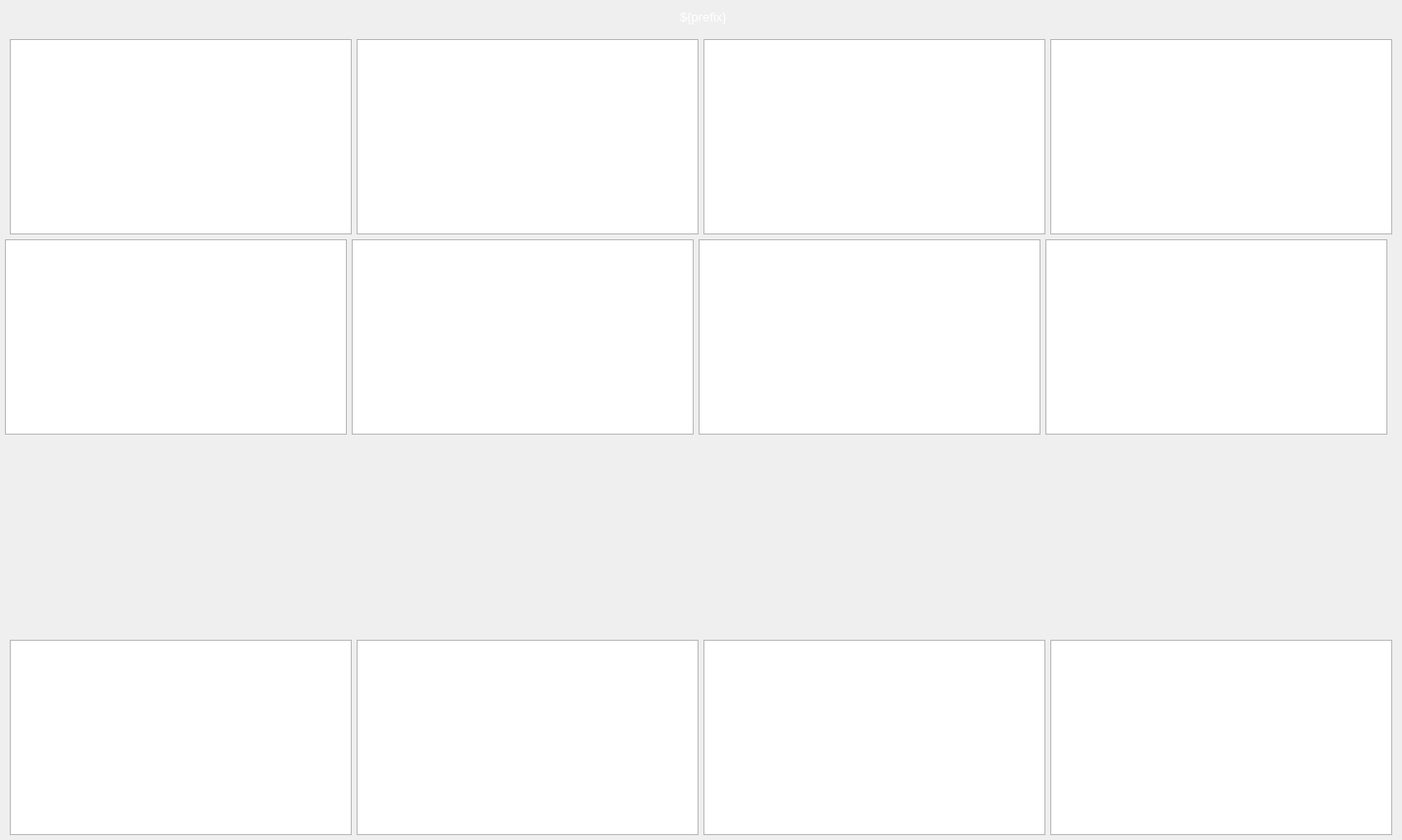
<?xml version="1.0" ?>
<ui version="4.0">
  <class>Dialog</class>
  <widget class="QWidget" name="screen">
    <property name="geometry">
      <rect>
        <x>136</x>
        <y>223</y>
        <width>1435</width>
        <height>860</height>
      </rect>
    </property>
    <property name="styleSheet">
      <string notr="true">QWidget#screen {
  color: rgb(0, 0, 0);
  background-color: rgb(187, 187, 187);
  }</string>
    </property>
    <property name="windowTitle">
      <string>NDTimeSeriesAll</string>
    </property>
    <widget class="PyDMDrawingRectangle" name="rectangle">
      <property name="geometry">
        <rect>
          <x>492</x>
          <y>5</y>
          <width>450</width>
          <height>25</height>
        </rect>
      </property>
      <property name="brush" stdset="0">
        <brush brushstyle="SolidPattern">
          <color alpha="255">
            <red>10</red>
            <green>0</green>
            <blue>184</blue>
          </color>
        </brush>
      </property>
      <property name="penStyle" stdset="0">
        <enum>Qt::SolidLine</enum>
      </property>
      <property name="penColor" stdset="0">
        <color>
          <red>10</red>
          <green>0</green>
          <blue>184</blue>
        </color>
      </property>
      <property name="penWidth" stdset="0">
        <double>0</double>
      </property>
      <property name="penCapStyle" stdset="0">
        <enum>Qt::FlatCap</enum>
      </property>
      <property name="toolTip">
        <string>rectangle</string>
      </property>
    </widget>
    <widget class="QLabel" name="text">
      <property name="geometry">
        <rect>
          <x>672</x>
          <y>5</y>
          <width>96</width>
          <height>25</height>
        </rect>
      </property>
      <property name="text">
        <string>${prefix}</string>
      </property>
      <property name="font" stdset="0">
        <font>
          <pointsize>10</pointsize>
        </font>
      </property>
      <property name="brush" stdset="0">
        <brush brushstyle="SolidPattern">
          <color alpha="255">
            <red>255</red>
            <green>255</green>
            <blue>255</blue>
          </color>
        </brush>
      </property>
      <property name="toolTip">
        <string>text</string>
      </property>
      <property name="alignment">
        <set>Qt::AlignCenter</set>
      </property>
      <property name="styleSheet">
        <string notr="true">QLabel#text {
  color: rgb(255, 255, 255);
  }</string>
      </property>
    </widget>
    <widget class="PyDMFrame" name="composite">
      <property name="geometry">
        <rect>
          <x>10</x>
          <y>40</y>
          <width>1415</width>
          <height>200</height>
        </rect>
      </property>
      <widget class="PyDMWaveformPlot" name="cartesian_plot">
        <property name="geometry">
          <rect>
            <x>0</x>
            <y>0</y>
            <width>350</width>
            <height>200</height>
          </rect>
        </property>
        <property name="toolTip">
          <string>cartesian_plot</string>
        </property>
        <property name="title" stdset="0">
          <string>$(P)$(R)TSTotal</string>
        </property>
        <property name="xLabels">
          <stringlist>
            <string>Time point</string>
          </stringlist>
        </property>
        <property name="yLabels">
          <stringlist>
            <string>Value</string>
          </stringlist>
        </property>
        <property name="curves" stdset="0">
          <stringlist>
            <string>{&quot;name&quot;: &quot;curve 1&quot;, &quot;y_channel&quot;: &quot;ca://${prefix}TSTotal&quot;, &quot;color&quot;: &quot;#4b6ec7&quot;, &quot;lineStyle&quot;: 1, &quot;lineWidth&quot;: 1, &quot;symbolSize&quot;: 10, &quot;redraw_mode&quot;: 2, &quot;block_size&quot;: 1200, &quot;x_channel&quot;: null}</string>
          </stringlist>
        </property>
        <property name="axisColor" stdset="0">
          <color>
            <red>0</red>
            <green>0</green>
            <blue>0</blue>
          </color>
        </property>
        <property name="backgroundColor" stdset="0">
          <color>
            <red>218</red>
            <green>218</green>
            <blue>218</blue>
          </color>
        </property>
      </widget>
      <widget class="PyDMWaveformPlot" name="cartesian_plot_1">
        <property name="geometry">
          <rect>
            <x>355</x>
            <y>0</y>
            <width>350</width>
            <height>200</height>
          </rect>
        </property>
        <property name="toolTip">
          <string>cartesian_plot_1</string>
        </property>
        <property name="title" stdset="0">
          <string>$(P)$(R)TSNet</string>
        </property>
        <property name="xLabels">
          <stringlist>
            <string>Time point</string>
          </stringlist>
        </property>
        <property name="yLabels">
          <stringlist>
            <string>Value</string>
          </stringlist>
        </property>
        <property name="curves" stdset="0">
          <stringlist>
            <string>{&quot;name&quot;: &quot;curve 1&quot;, &quot;y_channel&quot;: &quot;ca://${prefix}TSNet&quot;, &quot;color&quot;: &quot;#4b6ec7&quot;, &quot;lineStyle&quot;: 1, &quot;lineWidth&quot;: 1, &quot;symbolSize&quot;: 10, &quot;redraw_mode&quot;: 2, &quot;block_size&quot;: 1200, &quot;x_channel&quot;: null}</string>
          </stringlist>
        </property>
        <property name="axisColor" stdset="0">
          <color>
            <red>0</red>
            <green>0</green>
            <blue>0</blue>
          </color>
        </property>
        <property name="backgroundColor" stdset="0">
          <color>
            <red>218</red>
            <green>218</green>
            <blue>218</blue>
          </color>
        </property>
      </widget>
      <widget class="PyDMWaveformPlot" name="cartesian_plot_2">
        <property name="geometry">
          <rect>
            <x>710</x>
            <y>0</y>
            <width>350</width>
            <height>200</height>
          </rect>
        </property>
        <property name="toolTip">
          <string>cartesian_plot_2</string>
        </property>
        <property name="title" stdset="0">
          <string>$(P)$(R)TSMin</string>
        </property>
        <property name="xLabels">
          <stringlist>
            <string>Time point</string>
          </stringlist>
        </property>
        <property name="yLabels">
          <stringlist>
            <string>Value</string>
          </stringlist>
        </property>
        <property name="curves" stdset="0">
          <stringlist>
            <string>{&quot;name&quot;: &quot;curve 1&quot;, &quot;y_channel&quot;: &quot;ca://${prefix}TSMinValue&quot;, &quot;color&quot;: &quot;#4b6ec7&quot;, &quot;lineStyle&quot;: 1, &quot;lineWidth&quot;: 1, &quot;symbolSize&quot;: 10, &quot;redraw_mode&quot;: 2, &quot;block_size&quot;: 1200, &quot;x_channel&quot;: null}</string>
          </stringlist>
        </property>
        <property name="axisColor" stdset="0">
          <color>
            <red>0</red>
            <green>0</green>
            <blue>0</blue>
          </color>
        </property>
        <property name="backgroundColor" stdset="0">
          <color>
            <red>218</red>
            <green>218</green>
            <blue>218</blue>
          </color>
        </property>
      </widget>
      <widget class="PyDMWaveformPlot" name="cartesian_plot_3">
        <property name="geometry">
          <rect>
            <x>1065</x>
            <y>0</y>
            <width>350</width>
            <height>200</height>
          </rect>
        </property>
        <property name="toolTip">
          <string>cartesian_plot_3</string>
        </property>
        <property name="title" stdset="0">
          <string>$(P)$(R)TSMax</string>
        </property>
        <property name="xLabels">
          <stringlist>
            <string>Time point</string>
          </stringlist>
        </property>
        <property name="yLabels">
          <stringlist>
            <string>Value</string>
          </stringlist>
        </property>
        <property name="curves" stdset="0">
          <stringlist>
            <string>{&quot;name&quot;: &quot;curve 1&quot;, &quot;y_channel&quot;: &quot;ca://${prefix}TSMaxValue&quot;, &quot;color&quot;: &quot;#4b6ec7&quot;, &quot;lineStyle&quot;: 1, &quot;lineWidth&quot;: 1, &quot;symbolSize&quot;: 10, &quot;redraw_mode&quot;: 2, &quot;block_size&quot;: 1200, &quot;x_channel&quot;: null}</string>
          </stringlist>
        </property>
        <property name="axisColor" stdset="0">
          <color>
            <red>0</red>
            <green>0</green>
            <blue>0</blue>
          </color>
        </property>
        <property name="backgroundColor" stdset="0">
          <color>
            <red>218</red>
            <green>218</green>
            <blue>218</blue>
          </color>
        </property>
      </widget>
    </widget>
    <widget class="PyDMFrame" name="composite_1">
      <property name="geometry">
        <rect>
          <x>10</x>
          <y>450</y>
          <width>1415</width>
          <height>405</height>
        </rect>
      </property>
      <widget class="PyDMWaveformPlot" name="cartesian_plot_4">
        <property name="geometry">
          <rect>
            <x>0</x>
            <y>205</y>
            <width>350</width>
            <height>200</height>
          </rect>
        </property>
        <property name="toolTip">
          <string>cartesian_plot_4</string>
        </property>
        <property name="title" stdset="0">
          <string>$(P)$(R)TSCentroidX</string>
        </property>
        <property name="xLabels">
          <stringlist>
            <string>Time point</string>
          </stringlist>
        </property>
        <property name="yLabels">
          <stringlist>
            <string>Value</string>
          </stringlist>
        </property>
        <property name="curves" stdset="0">
          <stringlist>
            <string>{&quot;name&quot;: &quot;curve 1&quot;, &quot;y_channel&quot;: &quot;ca://${prefix}TSCentroidX&quot;, &quot;color&quot;: &quot;#4b6ec7&quot;, &quot;lineStyle&quot;: 1, &quot;lineWidth&quot;: 1, &quot;symbolSize&quot;: 10, &quot;redraw_mode&quot;: 2, &quot;block_size&quot;: 1200, &quot;x_channel&quot;: null}</string>
          </stringlist>
        </property>
        <property name="axisColor" stdset="0">
          <color>
            <red>0</red>
            <green>0</green>
            <blue>0</blue>
          </color>
        </property>
        <property name="backgroundColor" stdset="0">
          <color>
            <red>218</red>
            <green>218</green>
            <blue>218</blue>
          </color>
        </property>
      </widget>
      <widget class="PyDMWaveformPlot" name="cartesian_plot_5">
        <property name="geometry">
          <rect>
            <x>355</x>
            <y>205</y>
            <width>350</width>
            <height>200</height>
          </rect>
        </property>
        <property name="toolTip">
          <string>cartesian_plot_5</string>
        </property>
        <property name="title" stdset="0">
          <string>$(P)$(R)TSCentroidY</string>
        </property>
        <property name="xLabels">
          <stringlist>
            <string>Time point</string>
          </stringlist>
        </property>
        <property name="yLabels">
          <stringlist>
            <string>Value</string>
          </stringlist>
        </property>
        <property name="curves" stdset="0">
          <stringlist>
            <string>{&quot;name&quot;: &quot;curve 1&quot;, &quot;y_channel&quot;: &quot;ca://${prefix}TSCentroidY&quot;, &quot;color&quot;: &quot;#4b6ec7&quot;, &quot;lineStyle&quot;: 1, &quot;lineWidth&quot;: 1, &quot;symbolSize&quot;: 10, &quot;redraw_mode&quot;: 2, &quot;block_size&quot;: 1200, &quot;x_channel&quot;: null}</string>
          </stringlist>
        </property>
        <property name="axisColor" stdset="0">
          <color>
            <red>0</red>
            <green>0</green>
            <blue>0</blue>
          </color>
        </property>
        <property name="backgroundColor" stdset="0">
          <color>
            <red>218</red>
            <green>218</green>
            <blue>218</blue>
          </color>
        </property>
      </widget>
      <widget class="PyDMWaveformPlot" name="cartesian_plot_6">
        <property name="geometry">
          <rect>
            <x>710</x>
            <y>205</y>
            <width>350</width>
            <height>200</height>
          </rect>
        </property>
        <property name="toolTip">
          <string>cartesian_plot_6</string>
        </property>
        <property name="title" stdset="0">
          <string>$(P)$(R)TSSigmaX</string>
        </property>
        <property name="xLabels">
          <stringlist>
            <string>Time point</string>
          </stringlist>
        </property>
        <property name="yLabels">
          <stringlist>
            <string>Value</string>
          </stringlist>
        </property>
        <property name="curves" stdset="0">
          <stringlist>
            <string>{&quot;name&quot;: &quot;curve 1&quot;, &quot;y_channel&quot;: &quot;ca://${prefix}TSSigmaX&quot;, &quot;color&quot;: &quot;#4b6ec7&quot;, &quot;lineStyle&quot;: 1, &quot;lineWidth&quot;: 1, &quot;symbolSize&quot;: 10, &quot;redraw_mode&quot;: 2, &quot;block_size&quot;: 1200, &quot;x_channel&quot;: null}</string>
          </stringlist>
        </property>
        <property name="axisColor" stdset="0">
          <color>
            <red>0</red>
            <green>0</green>
            <blue>0</blue>
          </color>
        </property>
        <property name="backgroundColor" stdset="0">
          <color>
            <red>218</red>
            <green>218</green>
            <blue>218</blue>
          </color>
        </property>
      </widget>
      <widget class="PyDMWaveformPlot" name="cartesian_plot_7">
        <property name="geometry">
          <rect>
            <x>1065</x>
            <y>205</y>
            <width>350</width>
            <height>200</height>
          </rect>
        </property>
        <property name="toolTip">
          <string>cartesian_plot_7</string>
        </property>
        <property name="title" stdset="0">
          <string>$(P)$(R)TSSigmaY</string>
        </property>
        <property name="xLabels">
          <stringlist>
            <string>Time point</string>
          </stringlist>
        </property>
        <property name="yLabels">
          <stringlist>
            <string>Value</string>
          </stringlist>
        </property>
        <property name="curves" stdset="0">
          <stringlist>
            <string>{&quot;name&quot;: &quot;curve 1&quot;, &quot;y_channel&quot;: &quot;ca://${prefix}TSSigmaY&quot;, &quot;color&quot;: &quot;#4b6ec7&quot;, &quot;lineStyle&quot;: 1, &quot;lineWidth&quot;: 1, &quot;symbolSize&quot;: 10, &quot;redraw_mode&quot;: 2, &quot;block_size&quot;: 1200, &quot;x_channel&quot;: null}</string>
          </stringlist>
        </property>
        <property name="axisColor" stdset="0">
          <color>
            <red>0</red>
            <green>0</green>
            <blue>0</blue>
          </color>
        </property>
        <property name="backgroundColor" stdset="0">
          <color>
            <red>218</red>
            <green>218</green>
            <blue>218</blue>
          </color>
        </property>
      </widget>
      <widget class="PyDMFrame" name="composite_2">
        <property name="geometry">
          <rect>
            <x>13</x>
            <y>29</y>
            <width>315</width>
            <height>20</height>
          </rect>
        </property>
        <widget class="PyDMPushButton" name="message_button">
          <property name="geometry">
            <rect>
              <x>10</x>
              <y>450</y>
              <width>90</width>
              <height>20</height>
            </rect>
          </property>
          <property name="text">
            <string>Erase/Start</string>
          </property>
          <property name="font" stdset="0">
            <font>
              <pointsize>10</pointsize>
            </font>
          </property>
          <property name="toolTip">
            <string>${prefix}TSControl</string>
          </property>
          <property name="channel" stdset="0">
            <string>ca://${prefix}TSControl</string>
          </property>
          <property name="pressValue" stdset="0">
            <string>0</string>
          </property>
          <property name="styleSheet">
            <string notr="true">PyDMPushButton#message_button {
  color: rgb(0, 0, 0);
  background-color: rgb(115, 223, 255);
  }</string>
          </property>
        </widget>
        <widget class="PyDMPushButton" name="message_button_1">
          <property name="geometry">
            <rect>
              <x>105</x>
              <y>450</y>
              <width>60</width>
              <height>20</height>
            </rect>
          </property>
          <property name="text">
            <string>Stop</string>
          </property>
          <property name="font" stdset="0">
            <font>
              <pointsize>10</pointsize>
            </font>
          </property>
          <property name="toolTip">
            <string>${prefix}TSControl</string>
          </property>
          <property name="channel" stdset="0">
            <string>ca://${prefix}TSControl</string>
          </property>
          <property name="pressValue" stdset="0">
            <string>2</string>
          </property>
          <property name="styleSheet">
            <string notr="true">PyDMPushButton#message_button_1 {
  color: rgb(0, 0, 0);
  background-color: rgb(115, 223, 255);
  }</string>
          </property>
        </widget>
        <widget class="PyDMPushButton" name="message_button_2">
          <property name="geometry">
            <rect>
              <x>170</x>
              <y>450</y>
              <width>60</width>
              <height>20</height>
            </rect>
          </property>
          <property name="text">
            <string>Start</string>
          </property>
          <property name="font" stdset="0">
            <font>
              <pointsize>10</pointsize>
            </font>
          </property>
          <property name="toolTip">
            <string>${prefix}TSControl</string>
          </property>
          <property name="channel" stdset="0">
            <string>ca://${prefix}TSControl</string>
          </property>
          <property name="pressValue" stdset="0">
            <string>1</string>
          </property>
          <property name="styleSheet">
            <string notr="true">PyDMPushButton#message_button_2 {
  color: rgb(0, 0, 0);
  background-color: rgb(115, 223, 255);
  }</string>
          </property>
        </widget>
        <widget class="PyDMLabel" name="text_update">
          <property name="geometry">
            <rect>
              <x>235</x>
              <y>451</y>
              <width>90</width>
              <height>18</height>
            </rect>
          </property>
          <property name="toolTip">
            <string>PV: ${prefix}TSAcquiring</string>
          </property>
          <property name="channel" stdset="0">
            <string>ca://${prefix}TSAcquiring</string>
          </property>
          <property name="font" stdset="0">
            <font>
              <pointsize>10</pointsize>
            </font>
          </property>
          <property name="alignment">
            <set>Qt::AlignLeading|Qt::AlignLeft|Qt::AlignVCenter</set>
          </property>
          <property name="textInteractionFlags">
            <set>Qt::TextSelectableByKeyboard|Qt::TextSelectableByMouse</set>
          </property>
          <property name="styleSheet">
            <string notr="true">PyDMLabel#text_update {
  color: rgb(10, 0, 184);
  background-color: rgb(70, 70, 70);
  }</string>
          </property>
        </widget>
      </widget>
      <widget class="PyDMFrame" name="composite_3">
        <property name="geometry">
          <rect>
            <x>13</x>
            <y>54</y>
            <width>225</width>
            <height>20</height>
          </rect>
        </property>
        <widget class="PyDMLineEdit" name="text_entry">
          <property name="geometry">
            <rect>
              <x>175</x>
              <y>451</y>
              <width>60</width>
              <height>19</height>
            </rect>
          </property>
          <property name="channel" stdset="0">
            <string>ca://${prefix}TSNumPoints</string>
          </property>
          <property name="toolTip">
            <string>${prefix}TSNumPoints</string>
          </property>
          <property name="font" stdset="0">
            <font>
              <pointsize>10</pointsize>
            </font>
          </property>
          <property name="styleSheet">
            <string notr="true">PyDMLineEdit#text_entry {
  color: rgb(0, 0, 0);
  background-color: rgb(115, 223, 255);
  border: 1px solid black;
  margin: 0px;
  padding: 0px;
  spacing: 0px;
  }</string>
          </property>
        </widget>
        <widget class="QLabel" name="text_1">
          <property name="geometry">
            <rect>
              <x>10</x>
              <y>450</y>
              <width>160</width>
              <height>20</height>
            </rect>
          </property>
          <property name="text">
            <string>Number of points</string>
          </property>
          <property name="font" stdset="0">
            <font>
              <pointsize>10</pointsize>
            </font>
          </property>
          <property name="brush" stdset="0">
            <brush brushstyle="SolidPattern">
              <color alpha="255">
                <red>0</red>
                <green>0</green>
                <blue>0</blue>
              </color>
            </brush>
          </property>
          <property name="toolTip">
            <string>text_1</string>
          </property>
          <property name="alignment">
            <set>Qt::AlignRight|Qt::AlignTrailing|Qt::AlignVCenter</set>
          </property>
          <property name="styleSheet">
            <string notr="true">QLabel#text_1 {
  color: rgb(0, 0, 0);
  }</string>
          </property>
        </widget>
      </widget>
      <widget class="PyDMFrame" name="composite_4">
        <property name="geometry">
          <rect>
            <x>13</x>
            <y>79</y>
            <width>225</width>
            <height>20</height>
          </rect>
        </property>
        <widget class="QLabel" name="text_2">
          <property name="geometry">
            <rect>
              <x>10</x>
              <y>450</y>
              <width>130</width>
              <height>20</height>
            </rect>
          </property>
          <property name="text">
            <string>Current point</string>
          </property>
          <property name="font" stdset="0">
            <font>
              <pointsize>10</pointsize>
            </font>
          </property>
          <property name="brush" stdset="0">
            <brush brushstyle="SolidPattern">
              <color alpha="255">
                <red>0</red>
                <green>0</green>
                <blue>0</blue>
              </color>
            </brush>
          </property>
          <property name="toolTip">
            <string>text_2</string>
          </property>
          <property name="alignment">
            <set>Qt::AlignRight|Qt::AlignTrailing|Qt::AlignVCenter</set>
          </property>
          <property name="styleSheet">
            <string notr="true">QLabel#text_2 {
  color: rgb(0, 0, 0);
  }</string>
          </property>
        </widget>
        <widget class="PyDMLabel" name="text_update_1">
          <property name="geometry">
            <rect>
              <x>145</x>
              <y>451</y>
              <width>90</width>
              <height>18</height>
            </rect>
          </property>
          <property name="toolTip">
            <string>PV: ${prefix}TSCurrentPoint</string>
          </property>
          <property name="channel" stdset="0">
            <string>ca://${prefix}TSCurrentPoint</string>
          </property>
          <property name="font" stdset="0">
            <font>
              <pointsize>10</pointsize>
            </font>
          </property>
          <property name="alignment">
            <set>Qt::AlignLeading|Qt::AlignLeft|Qt::AlignVCenter</set>
          </property>
          <property name="textInteractionFlags">
            <set>Qt::TextSelectableByKeyboard|Qt::TextSelectableByMouse</set>
          </property>
          <property name="styleSheet">
            <string notr="true">PyDMLabel#text_update_1 {
  color: rgb(10, 0, 184);
  background-color: rgb(187, 187, 187);
  }</string>
          </property>
        </widget>
      </widget>
      <widget class="PyDMFrame" name="composite_5">
        <property name="geometry">
          <rect>
            <x>13</x>
            <y>104</y>
            <width>240</width>
            <height>20</height>
          </rect>
        </property>
        <widget class="PyDMEnumComboBox" name="menu">
          <property name="geometry">
            <rect>
              <x>105</x>
              <y>451</y>
              <width>80</width>
              <height>18</height>
            </rect>
          </property>
          <property name="toolTip">
            <string>${prefix}TSRead.SCAN</string>
          </property>
          <property name="channel" stdset="0">
            <string>ca://${prefix}TSRead.SCAN</string>
          </property>
          <property name="font" stdset="0">
            <font>
              <pointsize>10</pointsize>
            </font>
          </property>
          <property name="styleSheet">
            <string notr="true">PyDMEnumComboBox#menu {
  color: rgb(0, 0, 0);
  background-color: rgb(115, 223, 255);
  }</string>
          </property>
        </widget>
        <widget class="PyDMPushButton" name="message_button_3">
          <property name="geometry">
            <rect>
              <x>190</x>
              <y>450</y>
              <width>60</width>
              <height>20</height>
            </rect>
          </property>
          <property name="text">
            <string>Read</string>
          </property>
          <property name="font" stdset="0">
            <font>
              <pointsize>10</pointsize>
            </font>
          </property>
          <property name="toolTip">
            <string>${prefix}TSControl</string>
          </property>
          <property name="channel" stdset="0">
            <string>ca://${prefix}TSControl</string>
          </property>
          <property name="pressValue" stdset="0">
            <string>3</string>
          </property>
          <property name="styleSheet">
            <string notr="true">PyDMPushButton#message_button_3 {
  color: rgb(0, 0, 0);
  background-color: rgb(115, 223, 255);
  }</string>
          </property>
        </widget>
        <widget class="QLabel" name="text_3">
          <property name="geometry">
            <rect>
              <x>10</x>
              <y>450</y>
              <width>90</width>
              <height>20</height>
            </rect>
          </property>
          <property name="text">
            <string>Read rate</string>
          </property>
          <property name="font" stdset="0">
            <font>
              <pointsize>10</pointsize>
            </font>
          </property>
          <property name="brush" stdset="0">
            <brush brushstyle="SolidPattern">
              <color alpha="255">
                <red>0</red>
                <green>0</green>
                <blue>0</blue>
              </color>
            </brush>
          </property>
          <property name="toolTip">
            <string>text_3</string>
          </property>
          <property name="alignment">
            <set>Qt::AlignLeading|Qt::AlignLeft|Qt::AlignVCenter</set>
          </property>
          <property name="styleSheet">
            <string notr="true">QLabel#text_3 {
  color: rgb(0, 0, 0);
  }</string>
          </property>
        </widget>
      </widget>
      <widget class="PyDMFrame" name="composite_6">
        <property name="geometry">
          <rect>
            <x>355</x>
            <y>0</y>
            <width>1060</width>
            <height>200</height>
          </rect>
        </property>
        <widget class="PyDMWaveformPlot" name="cartesian_plot_8">
          <property name="geometry">
            <rect>
              <x>365</x>
              <y>450</y>
              <width>350</width>
              <height>200</height>
            </rect>
          </property>
          <property name="toolTip">
            <string>cartesian_plot_8</string>
          </property>
          <property name="title" stdset="0">
            <string>$(P)$(R)TSSigma</string>
          </property>
          <property name="xLabels">
            <stringlist>
              <string>Time point</string>
            </stringlist>
          </property>
          <property name="yLabels">
            <stringlist>
              <string>Value</string>
            </stringlist>
          </property>
          <property name="curves" stdset="0">
            <stringlist>
              <string>{&quot;name&quot;: &quot;curve 1&quot;, &quot;y_channel&quot;: &quot;ca://${prefix}TSSigma&quot;, &quot;color&quot;: &quot;#4b6ec7&quot;, &quot;lineStyle&quot;: 1, &quot;lineWidth&quot;: 1, &quot;symbolSize&quot;: 10, &quot;redraw_mode&quot;: 2, &quot;block_size&quot;: 1200, &quot;x_channel&quot;: null}</string>
            </stringlist>
          </property>
          <property name="axisColor" stdset="0">
            <color>
              <red>0</red>
              <green>0</green>
              <blue>0</blue>
            </color>
          </property>
          <property name="backgroundColor" stdset="0">
            <color>
              <red>218</red>
              <green>218</green>
              <blue>218</blue>
            </color>
          </property>
        </widget>
        <widget class="PyDMWaveformPlot" name="cartesian_plot_9">
          <property name="geometry">
            <rect>
              <x>10</x>
              <y>450</y>
              <width>350</width>
              <height>200</height>
            </rect>
          </property>
          <property name="toolTip">
            <string>cartesian_plot_9</string>
          </property>
          <property name="title" stdset="0">
            <string>$(P)$(R)TSMean</string>
          </property>
          <property name="xLabels">
            <stringlist>
              <string>Time point</string>
            </stringlist>
          </property>
          <property name="yLabels">
            <stringlist>
              <string>Value</string>
            </stringlist>
          </property>
          <property name="curves" stdset="0">
            <stringlist>
              <string>{&quot;name&quot;: &quot;curve 1&quot;, &quot;y_channel&quot;: &quot;ca://${prefix}TSMeanValue&quot;, &quot;color&quot;: &quot;#4b6ec7&quot;, &quot;lineStyle&quot;: 1, &quot;lineWidth&quot;: 1, &quot;symbolSize&quot;: 10, &quot;redraw_mode&quot;: 2, &quot;block_size&quot;: 1200, &quot;x_channel&quot;: null}</string>
            </stringlist>
          </property>
          <property name="axisColor" stdset="0">
            <color>
              <red>0</red>
              <green>0</green>
              <blue>0</blue>
            </color>
          </property>
          <property name="backgroundColor" stdset="0">
            <color>
              <red>218</red>
              <green>218</green>
              <blue>218</blue>
            </color>
          </property>
        </widget>
        <widget class="PyDMWaveformPlot" name="cartesian_plot_10">
          <property name="geometry">
            <rect>
              <x>720</x>
              <y>450</y>
              <width>350</width>
              <height>200</height>
            </rect>
          </property>
          <property name="toolTip">
            <string>cartesian_plot_10</string>
          </property>
          <property name="title" stdset="0">
            <string>$(P)$(R)TSSigmaXY</string>
          </property>
          <property name="xLabels">
            <stringlist>
              <string>Time point</string>
            </stringlist>
          </property>
          <property name="yLabels">
            <stringlist>
              <string>Value</string>
            </stringlist>
          </property>
          <property name="curves" stdset="0">
            <stringlist>
              <string>{&quot;name&quot;: &quot;curve 1&quot;, &quot;y_channel&quot;: &quot;ca://${prefix}TSSigmaXY&quot;, &quot;color&quot;: &quot;#4b6ec7&quot;, &quot;lineStyle&quot;: 1, &quot;lineWidth&quot;: 1, &quot;symbolSize&quot;: 10, &quot;redraw_mode&quot;: 2, &quot;block_size&quot;: 1200, &quot;x_channel&quot;: null}</string>
            </stringlist>
          </property>
          <property name="axisColor" stdset="0">
            <color>
              <red>0</red>
              <green>0</green>
              <blue>0</blue>
            </color>
          </property>
          <property name="backgroundColor" stdset="0">
            <color>
              <red>218</red>
              <green>218</green>
              <blue>218</blue>
            </color>
          </property>
        </widget>
      </widget>
    </widget>
    <widget class="PyDMWaveformPlot" name="cartesian_plot_11">
      <property name="geometry">
        <rect>
          <x>5</x>
          <y>245</y>
          <width>350</width>
          <height>200</height>
        </rect>
      </property>
      <property name="toolTip">
        <string>cartesian_plot_11</string>
      </property>
      <property name="title" stdset="0">
        <string>$(P)$(R)TSMinX</string>
      </property>
      <property name="xLabels">
        <stringlist>
          <string>Time point</string>
        </stringlist>
      </property>
      <property name="yLabels">
        <stringlist>
          <string>Value</string>
        </stringlist>
      </property>
      <property name="curves" stdset="0">
        <stringlist>
          <string>{&quot;name&quot;: &quot;curve 1&quot;, &quot;y_channel&quot;: &quot;ca://${prefix}TSMinX&quot;, &quot;color&quot;: &quot;#4b6ec7&quot;, &quot;lineStyle&quot;: 1, &quot;lineWidth&quot;: 1, &quot;symbolSize&quot;: 10, &quot;redraw_mode&quot;: 2, &quot;block_size&quot;: 1200, &quot;x_channel&quot;: null}</string>
        </stringlist>
      </property>
      <property name="axisColor" stdset="0">
        <color>
          <red>0</red>
          <green>0</green>
          <blue>0</blue>
        </color>
      </property>
      <property name="backgroundColor" stdset="0">
        <color>
          <red>218</red>
          <green>218</green>
          <blue>218</blue>
        </color>
      </property>
    </widget>
    <widget class="PyDMWaveformPlot" name="cartesian_plot_12">
      <property name="geometry">
        <rect>
          <x>360</x>
          <y>245</y>
          <width>350</width>
          <height>200</height>
        </rect>
      </property>
      <property name="toolTip">
        <string>cartesian_plot_12</string>
      </property>
      <property name="title" stdset="0">
        <string>$(P)$(R)TSMinY</string>
      </property>
      <property name="xLabels">
        <stringlist>
          <string>Time point</string>
        </stringlist>
      </property>
      <property name="yLabels">
        <stringlist>
          <string>Value</string>
        </stringlist>
      </property>
      <property name="curves" stdset="0">
        <stringlist>
          <string>{&quot;name&quot;: &quot;curve 1&quot;, &quot;y_channel&quot;: &quot;ca://${prefix}TSMinY&quot;, &quot;color&quot;: &quot;#4b6ec7&quot;, &quot;lineStyle&quot;: 1, &quot;lineWidth&quot;: 1, &quot;symbolSize&quot;: 10, &quot;redraw_mode&quot;: 2, &quot;block_size&quot;: 1200, &quot;x_channel&quot;: null}</string>
        </stringlist>
      </property>
      <property name="axisColor" stdset="0">
        <color>
          <red>0</red>
          <green>0</green>
          <blue>0</blue>
        </color>
      </property>
      <property name="backgroundColor" stdset="0">
        <color>
          <red>218</red>
          <green>218</green>
          <blue>218</blue>
        </color>
      </property>
    </widget>
    <widget class="PyDMWaveformPlot" name="cartesian_plot_13">
      <property name="geometry">
        <rect>
          <x>715</x>
          <y>245</y>
          <width>350</width>
          <height>200</height>
        </rect>
      </property>
      <property name="toolTip">
        <string>cartesian_plot_13</string>
      </property>
      <property name="title" stdset="0">
        <string>$(P)$(R)TSMaxX</string>
      </property>
      <property name="xLabels">
        <stringlist>
          <string>Time point</string>
        </stringlist>
      </property>
      <property name="yLabels">
        <stringlist>
          <string>Value</string>
        </stringlist>
      </property>
      <property name="curves" stdset="0">
        <stringlist>
          <string>{&quot;name&quot;: &quot;curve 1&quot;, &quot;y_channel&quot;: &quot;ca://${prefix}TSMaxX&quot;, &quot;color&quot;: &quot;#4b6ec7&quot;, &quot;lineStyle&quot;: 1, &quot;lineWidth&quot;: 1, &quot;symbolSize&quot;: 10, &quot;redraw_mode&quot;: 2, &quot;block_size&quot;: 1200, &quot;x_channel&quot;: null}</string>
        </stringlist>
      </property>
      <property name="axisColor" stdset="0">
        <color>
          <red>0</red>
          <green>0</green>
          <blue>0</blue>
        </color>
      </property>
      <property name="backgroundColor" stdset="0">
        <color>
          <red>218</red>
          <green>218</green>
          <blue>218</blue>
        </color>
      </property>
    </widget>
    <widget class="PyDMWaveformPlot" name="cartesian_plot_14">
      <property name="geometry">
        <rect>
          <x>1070</x>
          <y>245</y>
          <width>350</width>
          <height>200</height>
        </rect>
      </property>
      <property name="toolTip">
        <string>cartesian_plot_14</string>
      </property>
      <property name="title" stdset="0">
        <string>$(P)$(R)TSMaxY</string>
      </property>
      <property name="xLabels">
        <stringlist>
          <string>Time point</string>
        </stringlist>
      </property>
      <property name="yLabels">
        <stringlist>
          <string>Value</string>
        </stringlist>
      </property>
      <property name="curves" stdset="0">
        <stringlist>
          <string>{&quot;name&quot;: &quot;curve 1&quot;, &quot;y_channel&quot;: &quot;ca://${prefix}TSMaxY&quot;, &quot;color&quot;: &quot;#4b6ec7&quot;, &quot;lineStyle&quot;: 1, &quot;lineWidth&quot;: 1, &quot;symbolSize&quot;: 10, &quot;redraw_mode&quot;: 2, &quot;block_size&quot;: 1200, &quot;x_channel&quot;: null}</string>
        </stringlist>
      </property>
      <property name="axisColor" stdset="0">
        <color>
          <red>0</red>
          <green>0</green>
          <blue>0</blue>
        </color>
      </property>
      <property name="backgroundColor" stdset="0">
        <color>
          <red>218</red>
          <green>218</green>
          <blue>218</blue>
        </color>
      </property>
    </widget>
  </widget>
  <customwidgets>
    <customwidget>
      <class>PyDMDrawingRectangle</class>
      <extends>QWidget</extends>
      <header>pydm.widgets.drawing</header>
    </customwidget>
    <customwidget>
      <class>PyDMLabel</class>
      <extends>QLabel</extends>
      <header>pydm.widgets.label</header>
    </customwidget>
    <customwidget>
      <class>PyDMFrame</class>
      <extends>QFrame</extends>
      <header>pydm.widgets.frame</header>
    </customwidget>
    <customwidget>
      <class>PyDMWaveformPlot</class>
      <extends>QGraphicsView</extends>
      <header>pydm.widgets.waveformplot</header>
    </customwidget>
    <customwidget>
      <class>PyDMPushButton</class>
      <extends>QPushButton</extends>
      <header>pydm.widgets.pushbutton</header>
    </customwidget>
    <customwidget>
      <class>PyDMLineEdit</class>
      <extends>QLineEdit</extends>
      <header>pydm.widgets.line_edit</header>
    </customwidget>
    <customwidget>
      <class>PyDMEnumComboBox</class>
      <extends>QComboBox</extends>
      <header>pydm.widgets.enum_combo_box</header>
    </customwidget>
  </customwidgets>
</ui>
